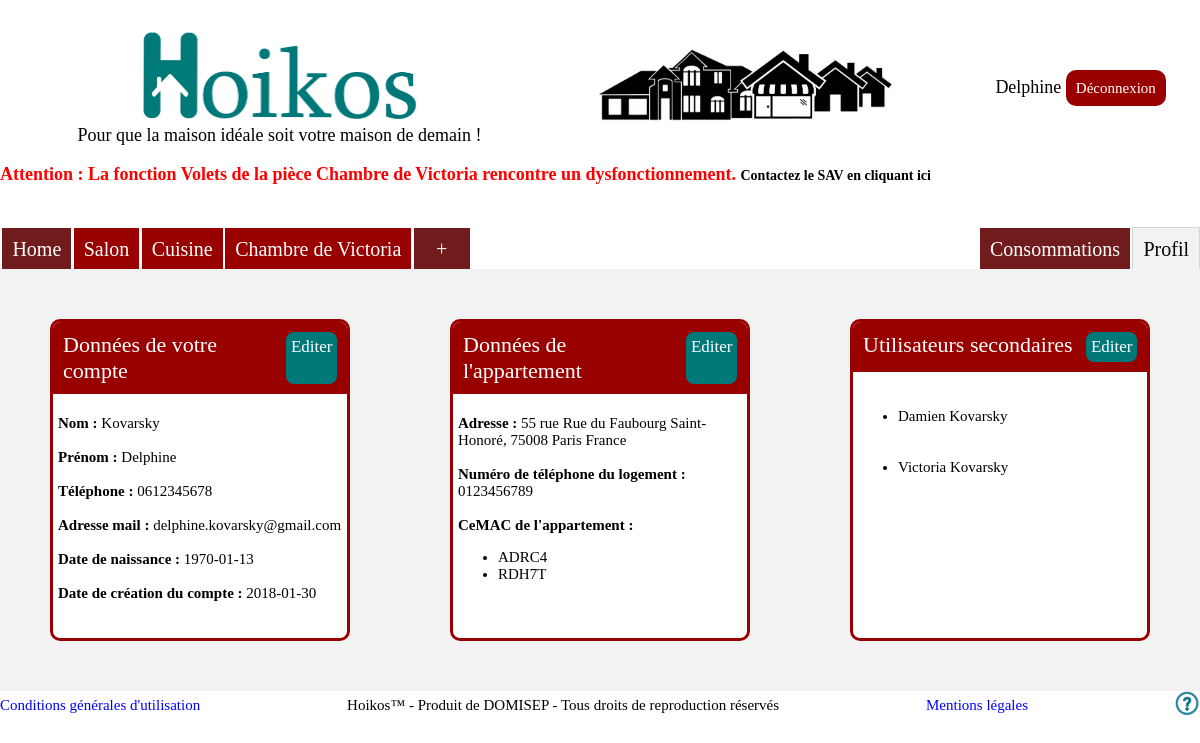
Screenshot of /index.php?target=compte&action=connecte&reaction=profil (signed in) with the database file from the repository.
### tables this page shows
CREATE TABLE IF NOT EXISTS `utilisateur` (
  `ID_utilisateur` int(11) NOT NULL AUTO_INCREMENT,
  `ID_logement` int(11) DEFAULT NULL,
  `type_utilisateur` varchar(11) DEFAULT NULL,
  `nom_utilisateur` varchar(50) NOT NULL,
  `prenom_utilisateur` varchar(20) NOT NULL,
  `telephone_1_utilisateur` varchar(10) NOT NULL,
  `telephone_2_utilisateur` varchar(10) DEFAULT NULL,
  `date_de_naissance_utilisateur` date DEFAULT NULL,
  `adresse_mail_utilisateur` varchar(90) NOT NULL,
  `mot_de_passe_utilisateur` varchar(300) NOT NULL,
  `date_d_ajout_utilisateur` date DEFAULT NULL,
  `token_mdp` varchar(32) DEFAULT NULL,
  PRIMARY KEY (`ID_utilisateur`),
  KEY `cle_etrangere_logement_utilisateur` (`ID_logement`)
);

CREATE TABLE IF NOT EXISTS `logement` (
  `ID_logement` int(11) NOT NULL AUTO_INCREMENT,
  `type_logement` int(11) DEFAULT NULL,
  `telephone_logement` varchar(10) DEFAULT NULL,
  `superficie_totale_logement` int(11) DEFAULT NULL,
  `numero_rue_logement` int(11) DEFAULT NULL,
  `nom_rue_logement` varchar(30) DEFAULT NULL,
  `code_postale_logement` int(11) DEFAULT NULL,
  `ville_logement` varchar(20) DEFAULT NULL,
  `pays_logement` varchar(20) DEFAULT NULL,
  PRIMARY KEY (`ID_logement`)
);

### vues/v_profil.php (the view, shortened to what the rows shown need)
<?php include("accueil_onglets.php");?>
<!DOCTYPE html>
<html>
	<head>
		<link rel="stylesheet" href="public/css/profil.css">
		<link rel="stylesheet" href="public/css/footer.css">
	</head>
	<body>
	<?php include("vues/v_header_bouton.php");
            list($erreur_capteur,$erreur_salles,$a) = afficher_erreur_capteur();
            for($i=0;$i<$a;$i++){
                echo "<p class='erreur_capteur'>Attention : La fonction ".$erreur_capteur[$i]." de la pièce ".$erreur_salles[$i]." rencontre un dysfonctionnement. <a href='index.php?target=sav' class='lien_message_etat_capteur'>Contactez le SAV en cliquant ici</a>";
            }
		?>
           		 <?php
					list($ID_logement,$nom,$prenom,$telephone,$adresse_mail,$date_de_naissance,$date_d_ajout) = donnees_utilisateur($_SESSION['adresse_mail_utilisateur']);
					list($i,$table_nom,$table_prenom,$table_id) = donnees_utilisateur_secondaire($ID_logement,$_SESSION['adresse_mail_utilisateur']);
				?>
        <section>
			<article>
				<div id="titre">Données de votre compte
				<?php
				if(isset($_GET['edition'])){
					echo '';
					if($_GET['edition']=='principal'){
						echo "<a href='index.php?target=compte&action=connecte&reaction=profil' class='editer'>Profil</a>";
						?>
				</div>
				<div id='corps'>
					<br/>
                        <form method='post' action='index.php?target=compte&action=connecte&reaction=profil&rempli=compte' id='Formulaire'>
                            <label for='nom' class='intitule'> Nom : </label>
														<span id ="missNom"></span><br>
                            <input type='text' id='nom1' name='nom' pattern='^[a-zA-Z]+$' value ="<?php echo $nom;?>" required><br><br>
                            <label for='prénom' class='intitule'> Prénom : </label>
														<span id ="missPrenom"></span><br>
                            <input type='text' name='prenom' pattern='^[a-zA-Z]+$' id='prenom' value="<?php echo $prenom;?>" required><br><br />
                            <label for='telephone' class='intitule'> Téléphone :  </label>
														<span id ="missTel"></span><br>
                            <input type='text' name='telephone1'  pattern='^0[1-9]\d{8}$' id='telephone1' maxlength="10" value ="<?php echo $telephone;?>" required><br><br />
														<label for='adresse_mail' class='intitule'> Adresse mail :  </label>
														<span id ="missMail"></span><br>
														<input type='email' name='adresse_mail'  id='adresse_mail' value ="<?php echo $adresse_mail;?>" required><br><br />
                            <label for='date_naissance' class='intitule'> Date de naissance:  </label><br>
                            <input type='date' name='date_naissance' id='date_naissance' value ="<?php echo $date_de_naissance;?>" required><br />
                            <br/>
								<span class='intitule'>Date de création du compte :</span>
		                        <?php
		                        echo $date_d_ajout;
		                        ?>
														<br><br>
                            <input type='submit' value='Confirmer' onclick='verification()'id='modifier'>
                    </form>
                        <br>
                        <a href ="index.php?target=compte&action=connecte&reaction=profil&mdp=<?php echo $adresse_mail;?>"  class="supprimer">Modifier le mot de passe</a>
						</div>
						<?php
					} else {
						echo '';
						?>
				</div>
					<br/>
							<div id="corps">
								<span class='intitule'>Nom :</span>
								<?php
								echo $nom;
								?>
								<br><br>
								<span class='intitule'>Prénom :</span>
								<?php
								echo $prenom;
								?>
								<br><br>
								<span class='intitule'>Téléphone :</span>
								<?php
								echo $telephone;
								?>
								<br><br>
								<span class='intitule'>Adresse mail :</span>
								<?php
								echo $adresse_mail;
								?>
								<br><br>
								<span class='intitule'>Date de naissance :</span>
								<?php
								echo $date_de_naissance;
								?>
								<br><br>
								<span class='intitule'>Date de création du compte :</span>
								<?php
								echo $date_d_ajout;
								?>
							</div>
						<?php
					}
				} else {
					?>
					<a href = "index.php?target=compte&action=connecte&reaction=profil&edition=principal" class="editer">Editer</a>
				</div>
					<br/>
							<div id="corps">
								 <span class='intitule'>Nom :</span>
								<?php
								echo $nom;
								?>
								<br><br>
								<span class='intitule'>Prénom :</span>
								<?php
								echo $prenom;
								?>
								<br><br>
								<span class='intitule'>Téléphone :</span>
								<?php
								echo $telephone;
								?>
								<br><br>
								<span class='intitule'>Adresse mail :</span>
								<?php
								echo $adresse_mail;
								?>
								<br><br>
								<span class='intitule'>Date de naissance :</span>
								<?php
								echo $date_de_naissance;
								?>
								<br><br>
								<span class='intitule'>Date de création du compte :</span>
								<?php
								echo $date_d_ajout;
								?>
							</div>
					<?php
				}
				?>
                    <br/>
            </article>
			<article>
				<div id="titre">Données de l'appartement
				<?php
				list($numerorue,$nomrue,$codepostal,$ville,$pays,$telephonelogement)= donnees_logement($ID_logement);
				if(isset($_GET['edition'])){
					echo '';
					if($_GET['edition']=='adresse'){
						echo "<a href='index.php?target=compte&action=connecte&reaction=profil' class='editer'>Profil</a>";
						?>
				</div>
                    <br/>
                    <div id="corps">
						<form method='post' action='index.php?target=compte&action=connecte&reaction=profil&rempli=adresse'>
							<label for='telephone_fixe' class='intitule'> Téléphone fixe :  </label><br/>
							<span id ="missTel"></span><br>
							<input type='text' pattern='^0[1-9]\d{8}$' name='telephone_fixe' id='telephone_fixe' maxlength="10" value = "<?php echo $telephonelogement?>"  required><br><br />
							<label class='intitule'>Addresse</label><br>
							<input id="autocomplete" placeholder="Taper votre adresse..."
				 onFocus="geolocate()" type="text" class='adresse' style="width:300px;"><br><br>
							<label for='numero_rue_logement' id='numero_rue_logement' class='intitule'> Numéro de rue : </label>
							<span id ="missNumrue"></span><br>
							<input type='text' name='numero_rue_logement' id='street_number' value = "<?php echo $numerorue;?>"required ><br><br>
							<label for='nom_rue_logement' id='nom_rue_logement' class='intitule'> Nom de rue : </label>
							<span id ="missRue"></span><br>
							<input type='text' name='nom_rue_logement' id='route' value="<?php echo $nomrue;?>" required><br><br>
							<label for="ville_logement" class='intitule'>Ville :</label>
							<span id ="missVille"></span><br>
							<input type='text' name="ville_logement" id="locality" value ="<?php echo $ville;?>"required >   <br><br>
							<label for='code_postale_logement' id='code_postale_logement' class='intitule'> Code postal : </label>
							<span id ="missCp"></span><br>
							<input type='text' name='code_postale_logement' id='postal_code' value="<?php echo $codepostal;?>" required><br><br>
							<label for="pays_logement" class='intitule'>Pays :</label>
							<span id ="missPays"></span><br>
							<input type='text' name="pays_logement" id="country" required value='<?php echo $pays;?>' /><br><br>
							<label for="id_cemac" class='intitule'>Numéro de série de votre nouveau CeMac :</label><br>
							<input type='text' name='id_cemac' id='id_cemac' maxlength="5"><br><br />
							<input type='submit' value='Confirmer' onclick="validation()" id='bouton' >
					</form>
				</div>
						<?php
					} else {
						echo '';
						?>
				</div>
                    <br/>
                    <div id="corps">
                        <span class='intitule'>Adresse :</span>
                        <?php
                        echo $numerorue.' rue '.$nomrue.', '.$codepostal.' '.$ville.' '.$pays;
                        ?>
                        <br><br>
                        <span class='intitule'>Numéro de téléphone du logement :</span>
                        <?php
                        echo $telephonelogement;
                        ?>
												<br><br>
												<?php
												list($table_cemac,$c) = cemac($ID_logement);
												echo "<span class='intitule'>CeMAC de l'appartement :</span>";
												?>
												<ul>
												<?php
												for($i=0;$i<$c;$i++){
													?>
													<li>
														<?php
					 								echo $table_cemac[$i]."<br>";
													?>
												</li>
													<?php
					 							}
												?>
											</ul>
                    </div>
					<?php
					}
				} else {
					?>
					<a href="index.php?target=compte&action=connecte&reaction=profil&edition=adresse" class="editer">Editer</a>
				</div>
                    <br/>
                    <div id="corps">
                        <span class='intitule'>Adresse :</span>
                        <?php
                        echo $numerorue.' rue '.$nomrue.', '.$codepostal.' '.$ville.' '.$pays;
                        ?>
                        <br><br>
                        <span class='intitule'>Numéro de téléphone du logement :</span>
                        <?php
                        echo $telephonelogement;
                        ?>
												<br><br>
												<?php
												list($table_cemac,$c) = cemac($ID_logement);
												echo "<span class='intitule'>CeMAC de l'appartement :</span>";
												?>
												<ul>
												<?php
												for($i=0;$i<$c;$i++){
													?>
													<li>
														<?php
					 								echo $table_cemac[$i]."<br>";
													?>
												</li>
													<?php
					 							}
												?>
											</ul>
                    </div>
					<?php
				}
				?>
            </article>
        </section>
	</body>
</html>

### rows the page displays
utilisateur: telephone_1_utilisateur "0612345678", adresse_mail_utilisateur "delphine.kovarsky@gmail.com", date_de_naissance_utilisateur "1970-01-13", date_d_ajout_utilisateur "2018-01-30"
logement: numero_rue_logement "55", nom_rue_logement "Rue du Faubourg Saint-Honoré", code_postale_logement "75008", ville_logement "Paris", pays_logement "France", telephone_logement "0123456789"

### other values shown
$_SESSION['slogan'] "Pour que la maison idéale soit votre maison de demain !"
$_SESSION["prenom_utilisateur"] "Delphine"
$erreur_capteur[$i] "Volets"
$erreur_salles[$i] "Chambre de Victoria"
$element "Salon"
$element "Cuisine"
$element "Chambre de Victoria"
$nom "Kovarsky"
$prenom "Delphine"
$table_cemac[$i] "ADRC4"
$table_cemac[$i] "RDH7T"
$table_nom[$c] "Damien"
$table_prenom[$c] "Kovarsky"
$table_nom[$c] "Victoria"
